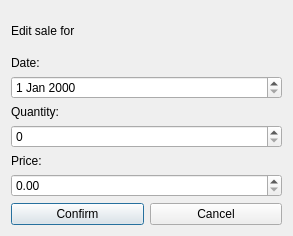
<?xml version="1.0" encoding="UTF-8"?>
<ui version="4.0">
 <class>edit_sale_dialog</class>
 <widget class="QDialog" name="edit_sale_dialog">
  <property name="geometry">
   <rect>
    <x>0</x>
    <y>0</y>
    <width>293</width>
    <height>236</height>
   </rect>
  </property>
  <property name="windowTitle">
   <string>Dialog</string>
  </property>
  <layout class="QVBoxLayout" name="verticalLayout_4">
   <item>
    <widget class="QLabel" name="sale_name">
     <property name="text">
      <string>Edit sale for </string>
     </property>
    </widget>
   </item>
   <item>
    <layout class="QVBoxLayout" name="verticalLayout">
     <item>
      <widget class="QLabel" name="label">
       <property name="text">
        <string>Date:</string>
       </property>
      </widget>
     </item>
     <item>
      <widget class="QDateEdit" name="edit_sale_date"/>
     </item>
    </layout>
   </item>
   <item>
    <layout class="QVBoxLayout" name="verticalLayout_2">
     <item>
      <widget class="QLabel" name="label_3">
       <property name="text">
        <string>Quantity:</string>
       </property>
      </widget>
     </item>
     <item>
      <widget class="QSpinBox" name="edit_sale_qty"/>
     </item>
    </layout>
   </item>
   <item>
    <layout class="QVBoxLayout" name="verticalLayout_3">
     <item>
      <widget class="QLabel" name="label_2">
       <property name="text">
        <string>Price:</string>
       </property>
      </widget>
     </item>
     <item>
      <widget class="QDoubleSpinBox" name="edit_sale_price"/>
     </item>
    </layout>
   </item>
   <item>
    <layout class="QHBoxLayout" name="horizontalLayout">
     <item>
      <widget class="QPushButton" name="edit_confirm_button">
       <property name="text">
        <string>Confirm</string>
       </property>
      </widget>
     </item>
     <item>
      <widget class="QPushButton" name="edit_cancel_button">
       <property name="text">
        <string>Cancel</string>
       </property>
      </widget>
     </item>
    </layout>
   </item>
  </layout>
 </widget>
 <resources/>
 <connections/>
</ui>
